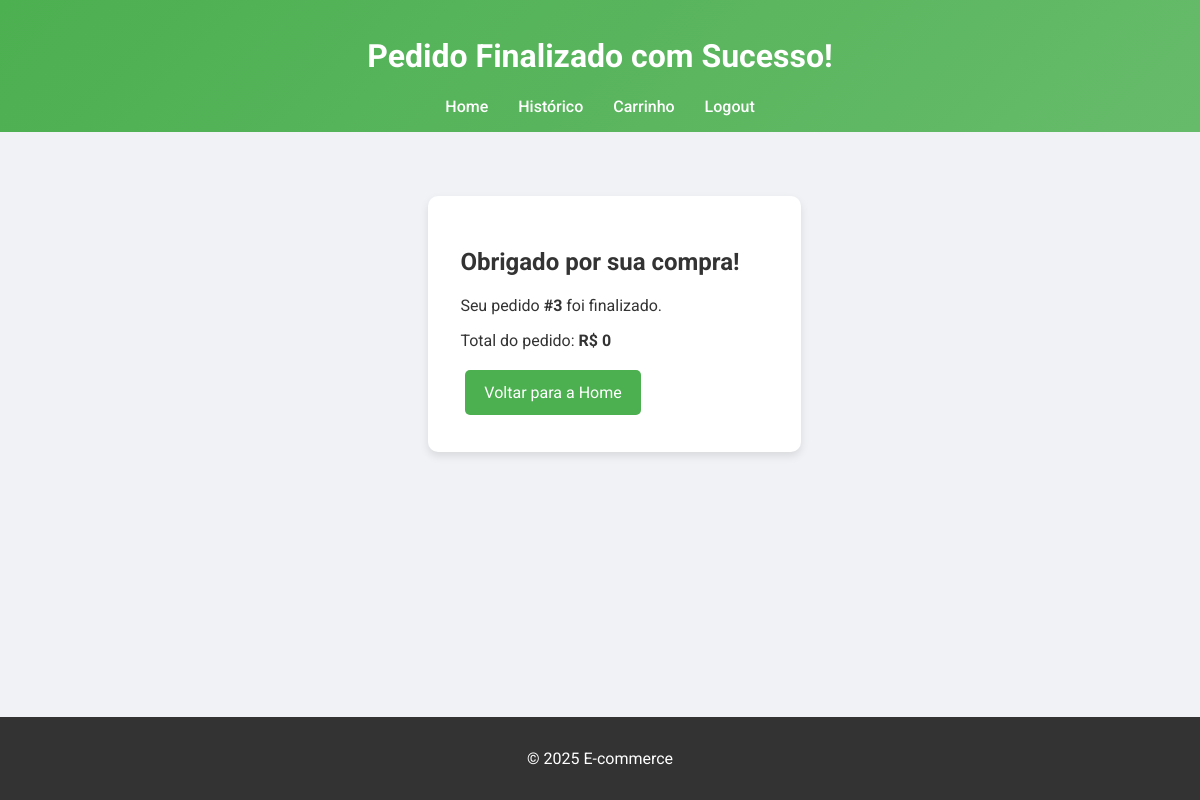
The app's page /pedido_finalizado/3, older data.
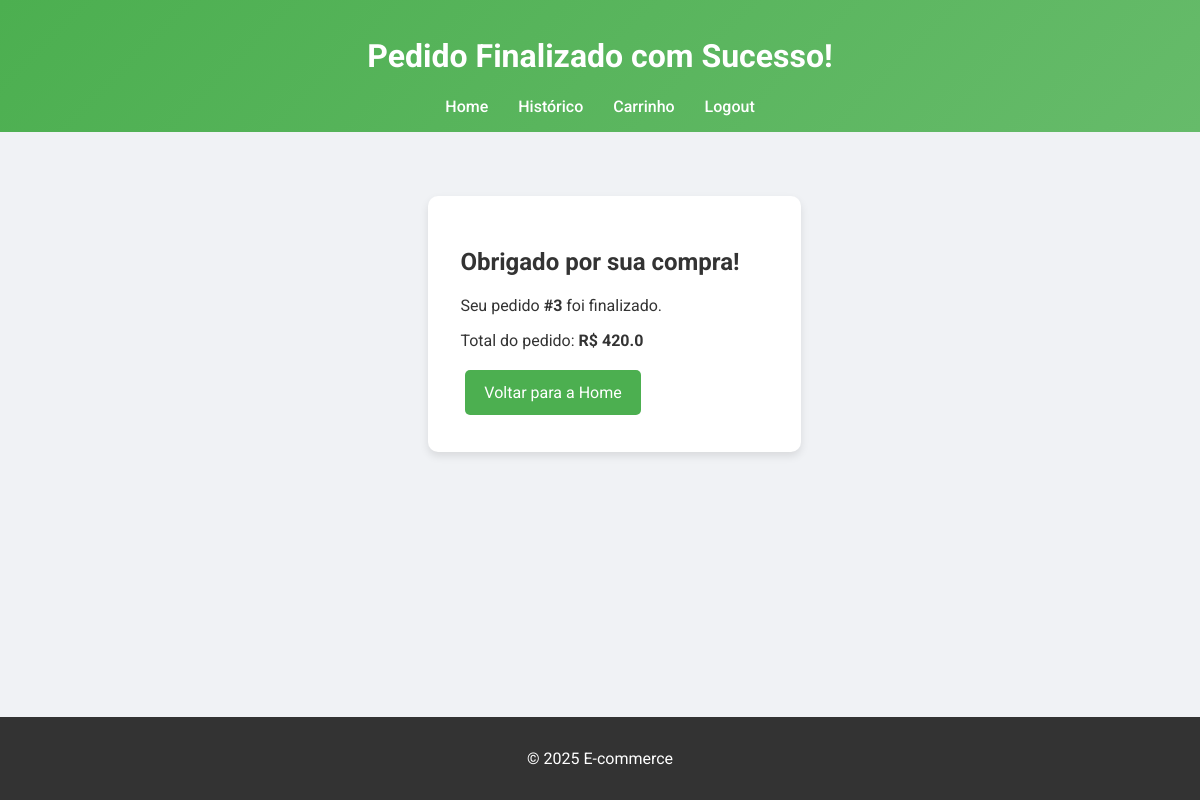
The same page, newer data.
### tables this page shows
CREATE TABLE pedidos (
                                    id INTEGER PRIMARY KEY AUTOINCREMENT,
                                    username TEXT NOT NULL,
                                    total REAL NOT NULL,
                                    data TIMESTAMP DEFAULT CURRENT_TIMESTAMP,
                                    status TEXT NOT NULL);

### controllers.py (the view)
@bp.route('/pedido_finalizado/<int:pedido_id>')
def pedido_finalizado(pedido_id):
    from models import DatabaseManager
    with DatabaseManager.get_connection() as conn:
        cursor = conn.cursor()
        cursor.execute("SELECT total FROM pedidos WHERE id = ?", (pedido_id,))
        pedido = cursor.fetchone()
    total = pedido[0] if pedido else 0
    return render_template('pedido_finalizado.html', pedido_id=pedido_id, total=total)

### models.py (called while the page is built)
    @staticmethod
    def get_connection():
        return sqlite3.connect(db_path)

### templates/pedido_finalizado.html (shortened to what this page needs)
<!DOCTYPE html>
<html lang="pt-BR">
  <head>
    <link rel="stylesheet" href="/static/style.css" />
  </head>
  <body>
    <header>
      <h1>Pedido Finalizado com Sucesso!</h1>
      <nav>
        <a href="/">Home</a>
        <a href="/historico">Histórico</a>
        <a href="/carrinho">Carrinho</a>
        <a href="/logout">Logout</a>
      </nav>
    </header>
    <main>
      <div class="pedido-finalizado">
        <h2>Obrigado por sua compra!</h2>
        <p>Seu pedido <strong>#{{ pedido_id }}</strong> foi finalizado.</p>
        <p>Total do pedido: <strong>R$ {{ total }}</strong></p>
        <a href="/" class="btn">Voltar para a Home</a>
      </div>
    </main>
    <footer>
      <p>&copy; 2025 E-commerce</p>
    </footer>
  </body>
</html>

Row changes from the older to the newer data that the page shows:
added pedidos: total "420.0"
Text that changed along with them:
{{ total }}: "0" → (not shown)
